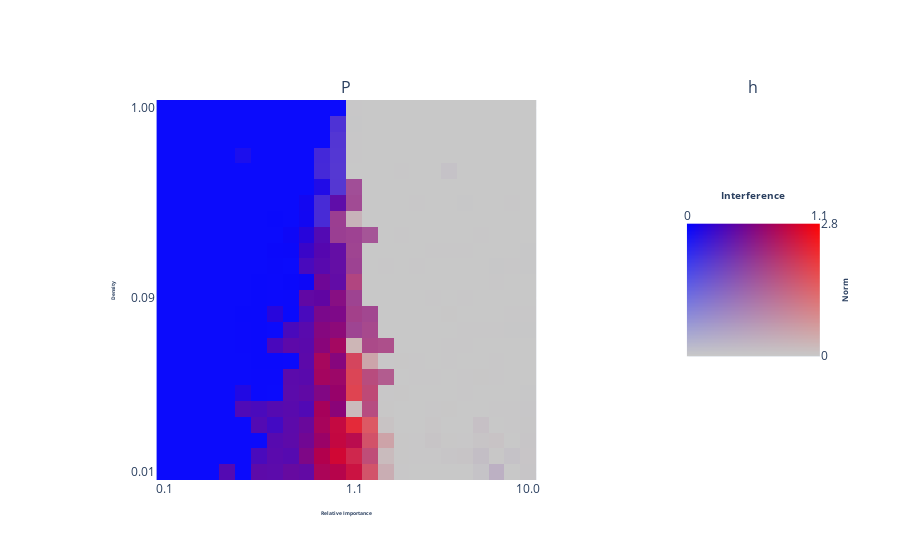

Here is the notebook cell this chart was saved with:
### Code cell
fig.show()

### Figure 1 — Plotly figure (JSON) as saved in the notebook; plotly's stock layout.template omitted (floating-point values rounded to 4 significant figures; data arrays with more than 128 entries replaced by an {"elided": "..."} marker saying what was removed)
{"data": [{"customdata": {"elided": "2304 float values"}, "hovertemplate": "Norm: %{customdata[0]:.2f}<br>Interference: %{customdata[1]:.2f}<br>Relative Importance: %{customdata[2]:.2f}<br>Density: %{customdata[3]:.2f}<br><extra></extra>", "z": {"elided": "1728 float values"}, "type": "image", "xaxis": "x", "yaxis": "y"}, {"customdata": {"elided": "20000 float values"}, "hovertemplate": "Interference: %{customdata[1]:.2f}<br>Norm: %{customdata[0]:.2f}<extra></extra>", "z": {"elided": "30000 float values"}, "type": "image", "xaxis": "x2", "yaxis": "y2"}], "layout": {"xaxis": {"anchor": "y", "domain": [0.0, 0.72], "title": {"font": {"size": 5}, "text": "<b>Relative Importance</b>"}, "tickmode": "array", "tickvals": [0, 12, 23], "ticktext": ["0.1", "1.1", "10.0"]}, "yaxis": {"anchor": "x", "domain": [0.0, 1.0], "title": {"font": {"size": 5}, "text": "<b>Density</b>"}, "autorange": "reversed", "tickmode": "array", "tickvals": [0, 12, 23], "ticktext": ["1.00", "0.09", "0.01"]}, "xaxis2": {"anchor": "y2", "domain": [0.82, 1.0], "title": {"font": {"size": 10}, "text": "<b>Interference</b>", "standoff": 5}, "tickmode": "array", "tickvals": [0, 99], "ticktext": [0, "1.1"], "side": "top"}, "yaxis2": {"anchor": "x2", "domain": [0.0, 1.0], "title": {"font": {"size": 8}, "text": "<b>Norm</b>", "standoff": 5}, "tickmode": "array", "tickvals": [0, 99], "ticktext": ["2.8", 0], "side": "right"}, "annotations": [{"font": {"size": 16}, "showarrow": false, "text": "P", "x": 0.36, "xanchor": "center", "xref": "paper", "y": 1.0, "yanchor": "bottom", "yref": "paper"}, {"font": {"size": 16}, "showarrow": false, "text": "h", "x": 0.91, "xanchor": "center", "xref": "paper", "y": 1.0, "yanchor": "bottom", "yref": "paper"}]}}
